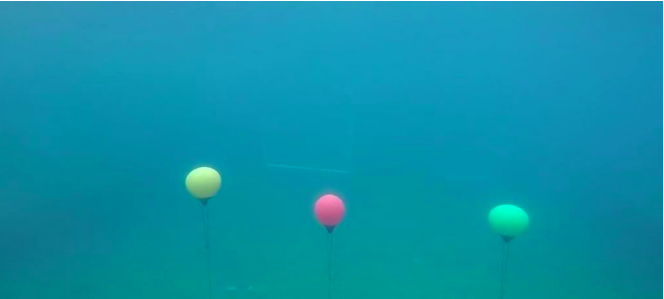
#> input picture task 1.jpg, 664 x 299 px, given in place of wp1913264-jarvis-wallpapers.png, which was not available
$ jupyter execute --allow-errors image.ipynb   (text cells are left out)
#> lines starting #> are read from the running program, lines starting #| are printed output that depends on the picture; after the words box and inside, x2 and y2 are one past the last pixel; in counts of white or black regions, pixels touching at a corner belong together; pictures that were not available may be replaced by others from this repository, and a replacement may not be noted
[cell 1]
import numpy as np
import cv2 as cv
#> (the rest of this cell did not finish here and is left out)

[cell 2]
import cv2 as cv
import sys
img = cv.imread('/home/bhavya/Pictures/wp1913264-jarvis-wallpapers.png')
#> img is the input picture: shape (299, 664, 3); mean B, G, R 168.7, 145.3, 12
if img is None:
    sys.exit("could not read image")
#> (the rest of this cell did not finish here and is left out)

[cell 3]
import cv2 as cv
import sys
img = cv.imread('/home/bhavya/Pictures/wp1913264-jarvis-wallpapers.png')
imgs = cv.resize(img, (1200, 1000))
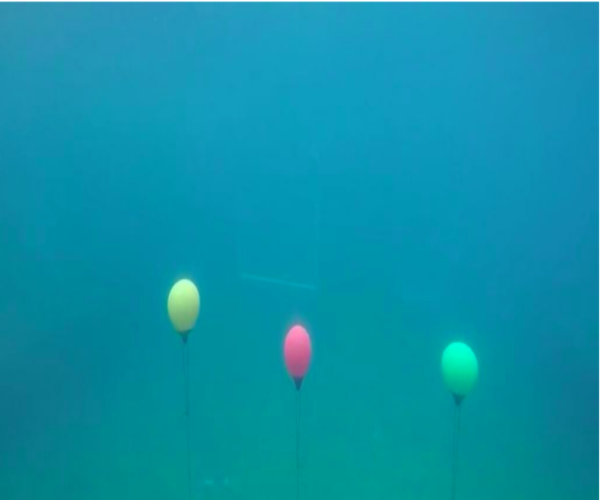
#> imgs: shape (1000, 1200, 3) (shown at 1/2 size); mean B, G, R 168.7, 145.3, 12
if img is None:
    sys.exit("could not read image")
cv.imshow("image",imgs)
k = cv.waitKey(0)
#> (key q is pressed here)
#> `imgv = cv.resize(img, (600, 400))`:
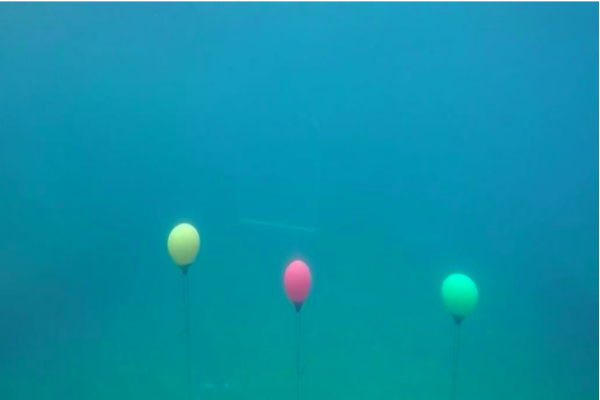
#> imgv: shape (400, 600, 3); mean B, G, R 168.7, 145.3, 12
#> (key q is pressed here)
if k == ord("q"):
    cv.imwrite("wp1913264-jarvis-wallpapers.png", img)
cv.destroyAllWindows()

[cell 4]
import os

[cell 5]
img_names = os.listdir ('/home/bhavya/Pictures')
img_names

[cell 6]
import cv2 as cv
import os

path = r'/home/bhavya/Pictures//'
img_names = os.listdir('/home/bhavya/Pictures/')
#> (the rest of this cell did not finish here and is left out)

[cell 7]
import cv2 as cv
import numpy as mp
img1 = cv.imread('/home/bhavya/Pictures//logo.png')
img2 = cv.imread('/home/bhavya/Pictures//youtube 4.png')
img_1 = cv.resize(img1, (600, 400))
#> (the rest of this cell did not finish here and is left out)

[cell 8]
import numpy as np
import cv2 as cv
img = cv.imread('/home/bhavya/Pictures/wp1913264-jarvis-wallpapers.png')
img_resize = cv.resize(img, (1280,720))
pt1 = (500, 350)
pt2 = (800, 350)
color = (23,200,54)
thickness = 3
cv.line(img_resize, pt1, pt2, color, thickness)
cv.imshow("line image", img_resize)
cv.waitKey(0)
cv.destroyAllWindows()

[cell 9]
import numpy as np
import cv2 as cv
img = cv.imread('/home/bhavya/Pictures/wp1913264-jarvis-wallpapers.png')
img_resize = cv.resize(img, (1280,720))
pt1 = (500, 50)
pt2 = (800, 350)
color = (23,200,54)
thickness = 3
linetype = cv.LINE_4
cv.rectangle(img_resize, pt1, pt2, color, thickness, linetype)
cv.imshow("rectangle  image", img_resize)
cv.waitKey(0)
cv.destroyAllWindows()

[cell 10]
import numpy as np
import cv2 as cv
img = cv.imread('/home/bhavya/Pictures/wp1913264-jarvis-wallpapers.png')
img_resize = cv.resize(img, (1280,720))
pt1 = (650, 200)
pt2 = 180
color = (23,200,54)
thickness = 3
linetype = cv.LINE_4
cv.circle(img_resize, pt1, pt2, color, thickness, linetype)
cv.imshow("circle image", img_resize)
cv.waitKey(0)
cv.destroyAllWindows()

[cell 11]
import numpy as np
import cv2 as cv
img = cv.imread('/home/bhavya/Pictures/wp1913264-jarvis-wallpapers.png')
img_resize = cv.resize(img, (1280,720))
center = (650, 200)
axis = (150, 250)
angle = 35
startangle = 0
endangle = 360
color = (23,200,50)
cv.ellipse(img_resize, center, axis, angle, startangle, endangle, color)
cv.imshow("ELLIPS image", img_resize)
cv.waitKey(0)
cv.destroyAllWindows()

[cell 12]
import numpy as np
import cv2 as cv
img = cv.imread('/home/bhavya/Pictures/wp1913264-jarvis-wallpapers.png')
img_resize = cv.resize(img, (1280,720))
ptr = np.array([[800,345], [800,40], [500,40], [500,345], [645,570]])
isclosed = True
color = (23,200,50)
thickness = 5
cv.polylines(img_resize, [ptr], isclosed, color, thickness)
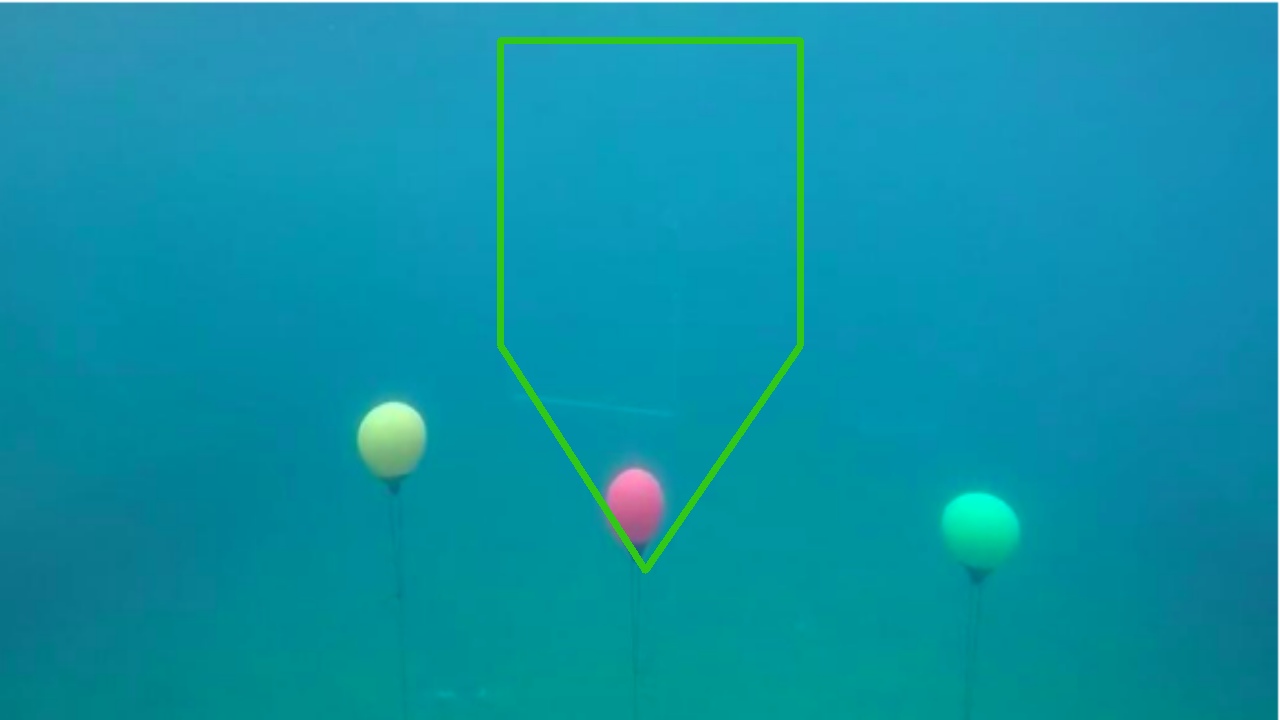
#> img_resize: shape (720, 1280, 3); mean B, G, R 167, 145.8, 12.4
cv.imshow("POLYGON image", img_resize)
cv.waitKey(0)
cv.destroyAllWindows()

#> (a cell that did not finish here is left out)

[cell 14]
import numpy as np
import cv2 as cv
img = cv.imread('/home/bhavya/Pictures/wp1913264-jarvis-wallpapers.png')

[cell 15]
import cv2 as cv

img1 = cv.imread('/home/bhavya/Pictures/wp1913264-jarvis-wallpapers.png')
img2 = cv.imread('/home/bhavya/Pictures/logo.png')
# I want to put logo on top-left corner, So I create a ROI
#> (the rest of this cell did not finish here and is left out)

[cell 16]
import numpy as np
import cv2 as cv
img = cv.imread('/home/bhavya/Pictures/wp1913264-jarvis-wallpapers.png')
res = cv.resize(img, None, fx=2, fy=2, interpolation = cv.INTER_CUBIC)
cv.imshow('img', res)
cv.waitKey(0)
cv.destroyAllWindows()

[cell 17]
import numpy as np
import cv2 as cv
img = cv.imread('/home/bhavya/Pictures/wp1913264-jarvis-wallpapers.png',0)
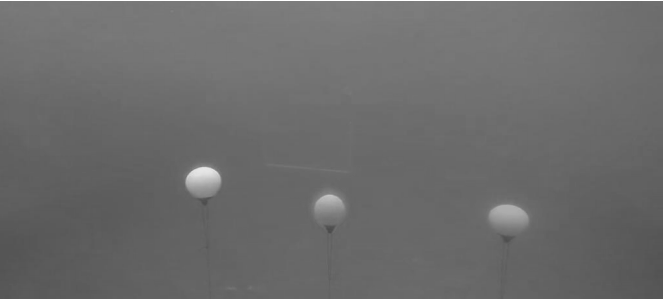
#> img: shape (299, 664); min 76, max 255, mean 107.6
rows,cols = img.shape
#> rows = 299; cols = 664
M = np.float32([[1,0,100],[0,1,50]])
dst = cv.warpAffine(img,M,(cols,rows))
cv.imshow('img',dst)
cv.waitKey(0)
cv.destroyAllWindows()

[cell 18]
img = cv.imread('/home/bhavya/Pictures/wp1913264-jarvis-wallpapers.png',0)
rows,cols = img.shape
M = cv.getRotationMatrix2D(((cols-1)/2.0,(rows-1)/2.0),90,1)
dst = cv.warpAffine(img,M,(cols,rows))
cv.imshow('img',dst)
cv.waitKey(0)
cv.destroyAllWindows()

[cell 19]
import cv2 as cv
import numpy as np
img = cv.imread('/home/bhavya/Pictures/wp1913264-jarvis-wallpapers.png',0)
kernel = np.ones((5,5),np.uint8)
erosion = cv.erode(img,kernel,iterations = 1)
cv.imshow('img',erosion)
cv.waitKey(0)
cv.destroyAllWindows()

[cell 20]
import cv2 as cv
import numpy as np
img = cv.imread('/home/bhavya/Pictures/wp1913264-jarvis-wallpapers.png',0)
kernel = np.ones((5,5),np.uint8)
dilation = cv.dilate(img,kernel,iterations = 1)
cv.imshow('img',dilation)
cv.waitKey(0)
cv.destroyAllWindows()

[cell 21]
import cv2 as cv
import numpy as np
img = cv.imread('/home/bhavya/Pictures/wp1913264-jarvis-wallpapers.png',0)
kernel = np.ones((5,5),np.uint8)
opening = cv.morphologyEx(img, cv.MORPH_OPEN, kernel)
cv.imshow('img',opening)
cv.waitKey(0)
cv.destroyAllWindows()

[cell 22]
import cv2 as cv
import numpy as np
img = cv.imread('/home/bhavya/Pictures/wp1913264-jarvis-wallpapers.png',0)
kernel = np.ones((5,5),np.uint8)
closing = cv.morphologyEx(img, cv.MORPH_CLOSE, kernel)
cv.imshow('img',closing)
cv.waitKey(0)
cv.destroyAllWindows()

[cell 23]
import cv2 as cv
import numpy as np
img = cv.imread('/home/bhavya/Pictures/wp1913264-jarvis-wallpapers.png',0)
kernel = np.ones((5,5),np.uint8)
gradient = cv.morphologyEx(img, cv.MORPH_GRADIENT, kernel)
cv.imshow('img',gradient)
cv.waitKey(0)
cv.destroyAllWindows()

[cell 24]
import cv2 as cv
import numpy as np
img = cv.imread('/home/bhavya/Pictures/wp1913264-jarvis-wallpapers.png',0)
kernel = np.ones((5,5),np.uint8)
tophat = cv.morphologyEx(img, cv.MORPH_TOPHAT, kernel)
cv.imshow('img',tophat)
cv.waitKey(0)
cv.destroyAllWindows()

#> (a cell that did not finish here is left out)

[cell 26]
import cv2 as cv
import numpy as np
import matplotlib.pyplot as plt
img = cv.imread('/home/bhavya/Pictures/wp1913264-jarvis-wallpapers.png',0)
ret,thresh1 = cv.threshold(img,127,255,cv.THRESH_BINARY)
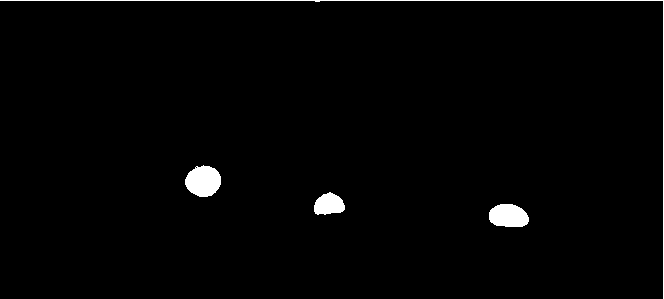
#> thresh1: shape (299, 664); 1.6% white; 4 white regions, box (x1, y1, x2, y2) and area: (0, 0, 664, 299) 967, (185, 165, 221, 197) 874, (489, 204, 529, 227) 753, (314, 192, 345, 215) 522
ret,thresh2 = cv.threshold(img,127,255,cv.THRESH_BINARY_INV)
ret,thresh3 = cv.threshold(img,127,255,cv.THRESH_TRUNC)
ret,thresh4 = cv.threshold(img,127,255,cv.THRESH_TOZERO)
ret,thresh5 = cv.threshold(img,127,255,cv.THRESH_TOZERO_INV)
titles = ['Original Image','BINARY','BINARY_INV','TRUNC','TOZERO','TOZERO_INV']
images = [img, thresh1, thresh2, thresh3, thresh4, thresh5]
for i in range(6):
    plt.subplot(2,3,i+1),plt.imshow(images[i],'gray',vmin=0,vmax=255)
    plt.title(titles[i])
    plt.xticks([]),plt.yticks([])
plt.show()

[cell 27]
import cv2 as cv
import numpy as np
import matplotlib.pyplot as plt
img = cv.imread('/home/bhavya/Pictures/wp1913264-jarvis-wallpapers.png',0)
img = cv.medianBlur(img,5)
ret,th1 = cv.threshold(img,127,255,cv.THRESH_BINARY)
#> th1: shape (299, 664); 1.6% white; 4 white regions, box (x1, y1, x2, y2) and area: (0, 0, 664, 299) 970, (185, 166, 221, 197) 869, (489, 204, 529, 227) 749, (314, 193, 345, 214) 512
th2 = cv.adaptiveThreshold(img,255,cv.ADAPTIVE_THRESH_MEAN_C,\
            cv.THRESH_BINARY,11,2)
#> th2: shape (299, 664); 96.2% white; 83 black regions (70 under 20 px), largest, box (x1, y1, x2, y2) and area: (0, 1, 663, 299) 4780, (180, 157, 226, 206) 780, (306, 183, 354, 229) 702
th3 = cv.adaptiveThreshold(img,255,cv.ADAPTIVE_THRESH_GAUSSIAN_C,\
            cv.THRESH_BINARY,11,2)
#> th3: shape (299, 664); 97.3% white; 74 black regions (66 under 20 px), largest, box (x1, y1, x2, y2) and area: (0, 1, 663, 299) 4051, (181, 161, 225, 205) 539, (484, 199, 534, 228) 282
titles = ['Original Image', 'Global Thresholding (v = 127)',
            'Adaptive Mean Thresholding', 'Adaptive Gaussian Thresholding']
images = [img, th1, th2, th3]
for i in range(4):
    plt.subplot(2,2,i+1),plt.imshow(images[i],'gray')
    plt.title(titles[i])
    plt.xticks([]),plt.yticks([])
plt.show()

[cell 28]
import cv2 as cv
import numpy as np
import matplotlib.pyplot as plt
img = cv.imread('/home/bhavya/Pictures/wp1913264-jarvis-wallpapers.png',0)
# global thresholding
ret1,th1 = cv.threshold(img,127,255,cv.THRESH_BINARY)
# Otsu's thresholding
ret2,th2 = cv.threshold(img,0,255,cv.THRESH_BINARY+cv.THRESH_OTSU)
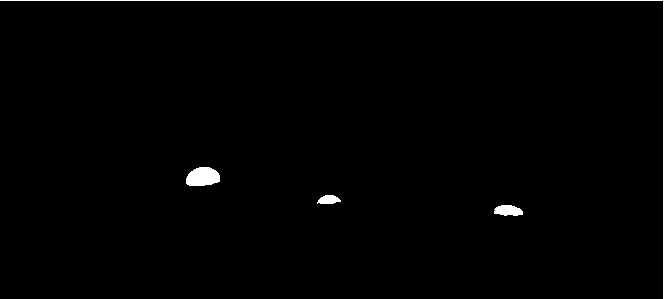
#> th2: shape (299, 664); 0.95% white; 4 white regions, box (x1, y1, x2, y2) and area: (0, 0, 664, 299) 962, (186, 167, 220, 186) 520, (494, 205, 523, 216) 246, (317, 195, 341, 204) 159
#> ret2 = 164
# Otsu's thresholding after Gaussian filtering
blur = cv.GaussianBlur(img,(5,5),0)
ret3,th3 = cv.threshold(blur,0,255,cv.THRESH_BINARY+cv.THRESH_OTSU)
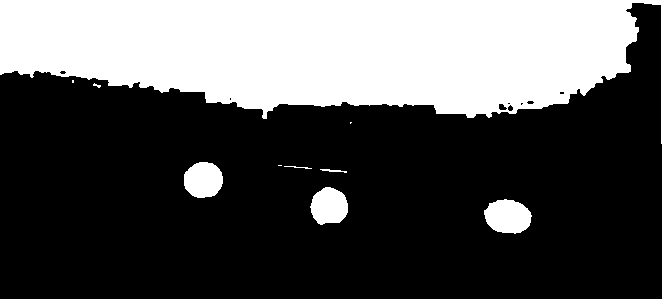
#> th3: shape (299, 664); 33% white; 10 white regions (4 under 20 px), largest, box (x1, y1, x2, y2) and area: (0, 0, 664, 299) 61951, (484, 199, 532, 234) 1266, (184, 162, 223, 198) 1124, (310, 187, 348, 225) 1099, (320, 169, 347, 173) 50, (284, 166, 312, 169) 33
#> ret3 = 110
# plot all the images and their histograms
images = [img, 0, th1,
          img, 0, th2,
          blur, 0, th3]
titles = ['Original Noisy Image','Histogram','Global Thresholding (v=127)',
          'Original Noisy Image','Histogram',"Otsu's Thresholding",
          'Gaussian filtered Image','Histogram',"Otsu's Thresholding"]
for i in range(3):
    plt.subplot(3,3,i*3+1),plt.imshow(images[i*3],'gray')
    plt.title(titles[i*3]), plt.xticks([]), plt.yticks([])
    plt.subplot(3,3,i*3+2),plt.hist(images[i*3].ravel(),256)
    plt.title(titles[i*3+1]), plt.xticks([]), plt.yticks([])
    plt.subplot(3,3,i*3+3),plt.imshow(images[i*3+2],'gray')
    plt.title(titles[i*3+2]), plt.xticks([]), plt.yticks([])
plt.show()

[cell 29]
import numpy as np
import cv2 as cv
import matplotlib.pyplot as plt
img = cv.imread('/home/bhavya/Pictures/wp1913264-jarvis-wallpapers.png')
kernel = np.ones((5,5),np.float32)/25
dst = cv.filter2D(img,-1,kernel)
#> dst: shape (299, 664, 3)
plt.subplot(121),plt.imshow(img),plt.title('Original')
plt.xticks([]), plt.yticks([])
plt.subplot(122),plt.imshow(dst),plt.title('Averaging')
plt.xticks([]), plt.yticks([])
plt.show()
#> figure, not shown here; B, G, R data is drawn as R, G, B

[cell 30]
import cv2 as cv
import numpy as np
import matplotlib.pyplot as plt
img = cv.imread('/home/bhavya/Pictures/wp1913264-jarvis-wallpapers.png')
blur = cv.blur(img,(5,5))
plt.subplot(121),plt.imshow(img),plt.title('Original')
plt.xticks([]), plt.yticks([])
plt.subplot(122),plt.imshow(blur),plt.title('Blurred')
plt.xticks([]), plt.yticks([])
plt.show()
#> figure, not shown here; B, G, R data is drawn as R, G, B

[cell 31]
import cv2 as cv
import numpy as np
import matplotlib.pyplot as plt
img = cv.imread('/home/bhavya/Pictures/wp1913264-jarvis-wallpapers.png')
blur = cv.GaussianBlur(img,(5,5),0)
#> blur: shape (299, 664, 3)
plt.subplot(121),plt.imshow(img),plt.title('Original')
plt.xticks([]), plt.yticks([])
plt.subplot(122),plt.imshow(blur),plt.title('Blurred')
plt.xticks([]), plt.yticks([])
plt.show()
#> figure, not shown here; B, G, R data is drawn as R, G, B

[cell 32]
import cv2 as cv
import numpy as np
import matplotlib.pyplot as plt
img = cv.imread('/home/bhavya/Pictures/wp1913264-jarvis-wallpapers.png')
median = cv.medianBlur(img,5)
plt.subplot(121),plt.imshow(img),plt.title('Original')
plt.xticks([]), plt.yticks([])
plt.subplot(122),plt.imshow(blur),plt.title('Blurred')
plt.xticks([]), plt.yticks([])
plt.show()

[cell 33]
import cv2 as cv
import numpy as np
import matplotlib.pyplot as plt
img = cv.imread('/home/bhavya/Pictures/wp1913264-jarvis-wallpapers.png')
blur = cv.bilateralFilter(img,9,75,75)
plt.subplot(121),plt.imshow(img),plt.title('Original')
plt.xticks([]), plt.yticks([])
plt.subplot(122),plt.imshow(blur),plt.title('Blurred')
plt.xticks([]), plt.yticks([])
plt.show()
#> figure, not shown here; B, G, R data is drawn as R, G, B

[cell 34]
import numpy as np
import cv2 as cv
import matplotlib.pyplot as plt
img = cv.imread('/home/bhavya/Pictures/wp1913264-jarvis-wallpapers.png',0)
edges = cv.Canny(img,100,200)
#> edges: shape (299, 664); 0.6% white in thin lines or dots
plt.subplot(121),plt.imshow(img,cmap = 'gray')
plt.title('Original Image'), plt.xticks([]), plt.yticks([])
plt.subplot(122),plt.imshow(edges,cmap = 'gray')
plt.title('Edge Image'), plt.xticks([]), plt.yticks([])
plt.show()

[cell 35]
import numpy as np
import cv2 as cv
from matplotlib import pyplot as plt
img = cv.imread('/home/bhavya/Pictures/wp1913264-jarvis-wallpapers.png',0)
plt.hist(img.ravel(),256,[0,256])
plt.show()
#> figure, not shown here; tallest bar 14846 high, from x = 104 to 105

[cell 36]
img = cv.imread('/home/bhavya/Pictures/wp1913264-jarvis-wallpapers.png',0)
mask = np.zeros(img.shape[:2], np.uint8)
mask[100:300, 100:400] = 255
masked_img = cv.bitwise_and(img,img,mask = mask)
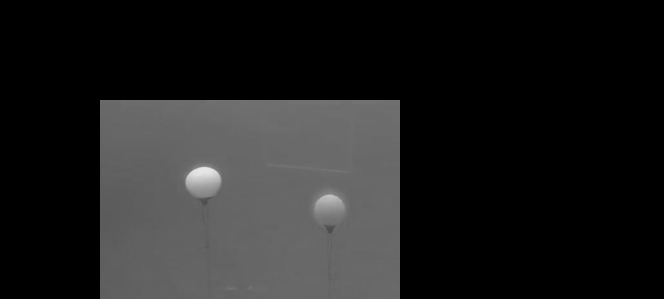
#> masked_img: shape (299, 664); min 0, max 230, mean 31.4
hist_full = cv.calcHist([img],[0],None,[256],[0,256])
#> hist_full = 256 values, max 14846 at index 104, min 0 at index 0, mean 775.5
hist_mask = cv.calcHist([img],[0],mask,[256],[0,256])
#> hist_mask = 256 values, max 8123 at index 104, min 0 at index 0, mean 233.2
plt.subplot(221), plt.imshow(img, 'gray')
plt.subplot(222), plt.imshow(mask,'gray')
plt.subplot(223), plt.imshow(masked_img, 'gray')
plt.subplot(224), plt.plot(hist_full), plt.plot(hist_mask)
plt.xlim([0,256])
plt.show()
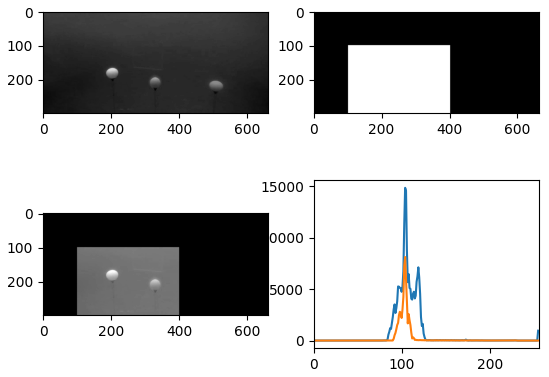
#> figure drawn by matplotlib, 4 panels; panel 4: curve peaks at x = 104, y = 14846; panel 4: curve peaks at x = 104, y = 8123

[cell 37]
import numpy as np
import cv2 as cv
from matplotlib import pyplot as plt
img = cv.imread('/home/bhavya/Pictures/download.jpeg',0)
#> (the rest of this cell did not finish here and is left out)

[cell 38]
import numpy as np
import cv2 as cv
img = cv.imread('/home/bhavya/Pictures/download.jpeg')
#> (the rest of this cell did not finish here and is left out)

[cell 39]
import numpy as np
import cv2 as cv
import matplotlib.pyplot as plt
img = cv.imread('/home/bhavya/Pictures/download.jpeg')
#> (the rest of this cell did not finish here and is left out)

[cell 40]
import numpy as np
import cv2 as cv
roi = cv.imread('/home/bhavya/Pictures/download.jpeg')
#> (the rest of this cell did not finish here and is left out)

[cell 41]
import cv2 as cv
import numpy as np
import matplotlib.pyplot as plt
img = cv.imread('/home/bhavya/Pictures/download.jpeg',0)
#> (the rest of this cell did not finish here and is left out)

[cell 42]
import cv2 as cv
import numpy as np
import matplotlib.pyplot as plt
img = cv.imread('/home/bhavya/Pictures/wp1913264-jarvis-wallpapers.png',0)
rows, cols = img.shape
crow,ccol = rows//2 , cols//2
#> crow = 149; ccol = 332
#> (the rest of this cell did not finish here and is left out)

[cell 43]
import cv2 as cv
import numpy as np
import matplotlib.pyplot as plt
mean_filter = np.ones((3,3))
x = cv.getGaussianKernel(5,10)
gaussian = x*x.T
scharr = np.array([[-3, 0, 3],
                   [-10,0,10],
                   [-3, 0, 3]])
sobel_x= np.array([[-1, 0, 1],
                   [-2, 0, 2],
                   [-1, 0, 1]])
sobel_y= np.array([[-1,-2,-1],
                   [0, 0, 0],
                   [1, 2, 1]])
laplacian=np.array([[0, 1, 0],
                    [1,-4, 1],
                    [0, 1, 0]])
filters = [mean_filter, gaussian, laplacian, sobel_x, sobel_y, scharr]
filter_name = ['mean_filter', 'gaussian','laplacian', 'sobel_x', \
                'sobel_y', 'scharr_x']
fft_filters = [np.fft.fft2(x) for x in filters]
fft_shift = [np.fft.fftshift(y) for y in fft_filters]
mag_spectrum = [np.log(np.abs(z)+1) for z in fft_shift]
for i in range(6):
    plt.subplot(2,3,i+1),plt.imshow(mag_spectrum[i],cmap = 'gray')
    plt.title(filter_name[i]), plt.xticks([]), plt.yticks([])
plt.show()
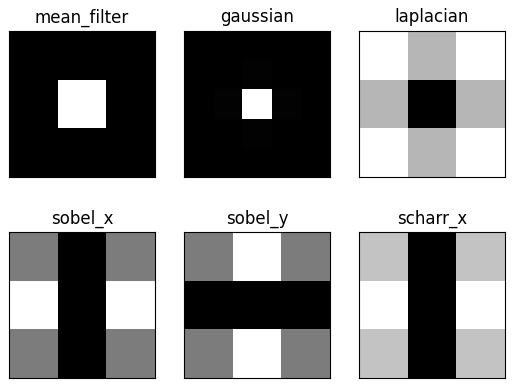
#> figure drawn by matplotlib, 6 panels
